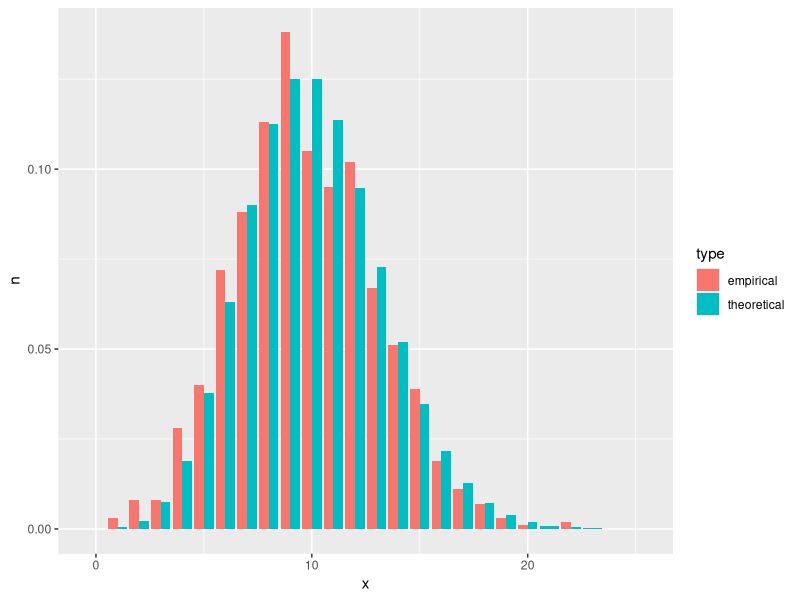

Write R code to recreate this figure.
set.seed(1)
library(ggplot2)
library(dplyr)
n_samples <- 1000
lambda <- 10
  
theoretical <- data.frame(x = 0:25, n = dpois(0:25, lambda = lambda), type = "theoretical")
sample <- count(data.frame(x = rpois(n_samples, lambda)), x)
empirical <- mutate(sample, n = n / 1000, type = "empirical")
combined <- bind_rows(empirical, theoretical)

pois_plot <- ggplot(data = combined, aes(x = x, y = n, fill = type)) +
  geom_bar(stat="identity", position = "dodge")
plot(pois_plot)